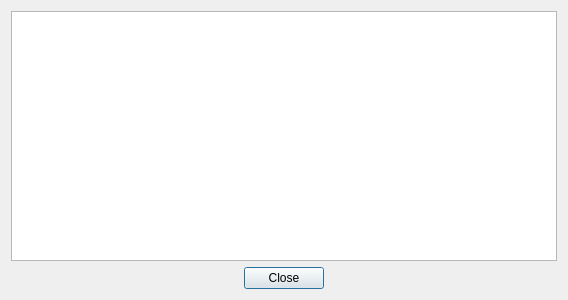
<?xml version="1.0" encoding="UTF-8"?>
<ui version="4.0">
 <class>ViewLog</class>
 <widget class="QDialog" name="ViewLog">
  <property name="geometry">
   <rect>
    <x>0</x>
    <y>0</y>
    <width>568</width>
    <height>300</height>
   </rect>
  </property>
  <property name="windowTitle">
   <string>Vedi Log corrente</string>
  </property>
  <layout class="QVBoxLayout" name="verticalLayout">
   <item>
    <widget class="QTextBrowser" name="textBrowser">
     <property name="lineWrapMode">
      <enum>QTextEdit::NoWrap</enum>
     </property>
     <property name="acceptRichText">
      <bool>false</bool>
     </property>
    </widget>
   </item>
   <item>
    <widget class="QDialogButtonBox" name="buttonBox">
     <property name="orientation">
      <enum>Qt::Horizontal</enum>
     </property>
     <property name="standardButtons">
      <set>QDialogButtonBox::Close</set>
     </property>
     <property name="centerButtons">
      <bool>true</bool>
     </property>
    </widget>
   </item>
  </layout>
 </widget>
 <resources/>
 <connections>
  <connection>
   <sender>buttonBox</sender>
   <signal>accepted()</signal>
   <receiver>ViewLog</receiver>
   <slot>accept()</slot>
   <hints>
    <hint type="sourcelabel">
     <x>248</x>
     <y>254</y>
    </hint>
    <hint type="destinationlabel">
     <x>157</x>
     <y>274</y>
    </hint>
   </hints>
  </connection>
  <connection>
   <sender>buttonBox</sender>
   <signal>rejected()</signal>
   <receiver>ViewLog</receiver>
   <slot>reject()</slot>
   <hints>
    <hint type="sourcelabel">
     <x>316</x>
     <y>260</y>
    </hint>
    <hint type="destinationlabel">
     <x>286</x>
     <y>274</y>
    </hint>
   </hints>
  </connection>
 </connections>
</ui>
